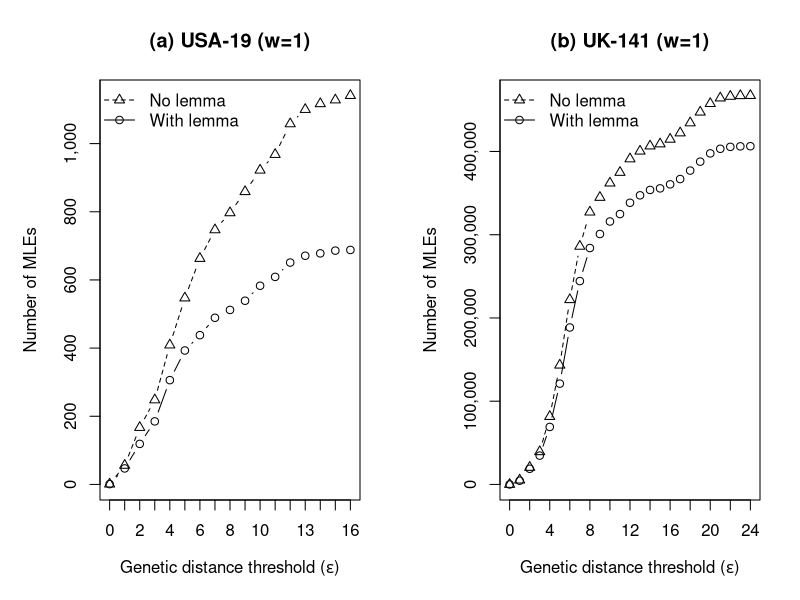

Write the R code that produced this figure.
usa_mle <- read.csv("01-elapsed_num.mle-USA/num_mle.csv")
uk_mle <- read.csv("02-elapsed_num.mle-UK/num_mle.csv")

tiff("Fig.4.tiff", width = 12, height = 5, units = "in", res = 600)
par(mfrow = c(1, 2), mar = c(5, 5, 4, 2))

x1 <- usa_mle[usa_mle$version == "lemma", ]
x2 <- usa_mle[usa_mle$version == "no_lemma", ]
x1 <- x1[order(x1$epsilon), ]
x2 <- x2[order(x2$epsilon), ]
yticks <- pretty(c(0, max(usa_mle$num_mle, na.rm = TRUE)))

plot(x1$epsilon, x1$num_mle, type = "b", pch = 1, lty = 1, lwd = 1, col = "black",
     xlab = expression("Genetic distance threshold (" * epsilon * ")"),
     ylab = "Number of MLEs",
     main = "(a) USA-19 (w=1)",
     xaxt = "n", yaxt = "n",
     xlim = c(0, max(usa_mle$epsilon, na.rm = TRUE)),
     ylim = c(0, max(usa_mle$num_mle, na.rm = TRUE)))

lines(x2$epsilon, x2$num_mle, type = "b", pch = 2, lty = 2, lwd = 1, col = "black")
axis(1, at = seq(0, max(usa_mle$epsilon, na.rm = TRUE), by = 1))
axis(2, at = yticks, labels = format(yticks, big.mark = ",", scientific = FALSE, trim = TRUE))
legend("topleft", legend = c("No lemma", "With lemma"),
       pch = c(2, 1), lty = c(2, 1), lwd = 1, col = "black", bty = "n")

x1 <- uk_mle[uk_mle$version == "lemma", ]
x2 <- uk_mle[uk_mle$version == "no_lemma", ]
x1 <- x1[order(x1$epsilon), ]
x2 <- x2[order(x2$epsilon), ]
yticks <- pretty(c(0, max(uk_mle$num_mle, na.rm = TRUE)))

plot(x1$epsilon, x1$num_mle, type = "b", pch = 1, lty = 1, lwd = 1, col = "black",
     xlab = expression("Genetic distance threshold (" * epsilon * ")"),
     ylab = "Number of MLEs",
     main = "(b) UK-141 (w=1)",
     xaxt = "n", yaxt = "n",
     xlim = c(0, max(uk_mle$epsilon, na.rm = TRUE)),
     ylim = c(0, max(uk_mle$num_mle, na.rm = TRUE)))

lines(x2$epsilon, x2$num_mle, type = "b", pch = 2, lty = 2, lwd = 1, col = "black")
axis(1, at = seq(0, max(uk_mle$epsilon, na.rm = TRUE), by = 2))
axis(2, at = yticks, labels = format(yticks, big.mark = ",", scientific = FALSE, trim = TRUE))
legend("topleft", legend = c("No lemma", "With lemma"),
       pch = c(2, 1), lty = c(2, 1), lwd = 1, col = "black", bty = "n")

dev.off()
